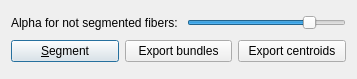
<?xml version="1.0" encoding="UTF-8"?>
<ui version="4.0">
 <class>SelDrawDialog</class>
 <widget class="QDialog" name="SelDrawDialog">
  <property name="geometry">
   <rect>
    <x>0</x>
    <y>0</y>
    <width>357</width>
    <height>79</height>
   </rect>
  </property>
  <property name="windowTitle">
   <string>Manage Bundles</string>
  </property>
  <layout class="QVBoxLayout" name="verticalLayout">
   <item>
    <layout class="QHBoxLayout" name="horizontalLayout_2">
     <item>
      <widget class="QLabel" name="label_3">
       <property name="text">
        <string>Alpha for not segmented fibers: </string>
       </property>
      </widget>
     </item>
     <item>
      <widget class="QSlider" name="alphaSlider">
       <property name="minimum">
        <number>0</number>
       </property>
       <property name="maximum">
        <number>80</number>
       </property>
       <property name="value">
        <number>64</number>
       </property>
       <property name="orientation">
        <enum>Qt::Horizontal</enum>
       </property>
      </widget>
     </item>
    </layout>
   </item>
   <item>
    <layout class="QHBoxLayout" name="horizontalLayout">
     <item>
      <widget class="QPushButton" name="segmentButton">
       <property name="text">
        <string>&amp;Segment</string>
       </property>
      </widget>
     </item>
     <item>
      <widget class="QPushButton" name="exportBundleButton">
       <property name="text">
        <string>Export bundles</string>
       </property>
      </widget>
     </item>
     <item>
      <widget class="QPushButton" name="exportCentroidButton">
       <property name="text">
        <string>Export centroids</string>
       </property>
      </widget>
     </item>
    </layout>
   </item>
  </layout>
 </widget>
 <resources/>
 <connections/>
</ui>
